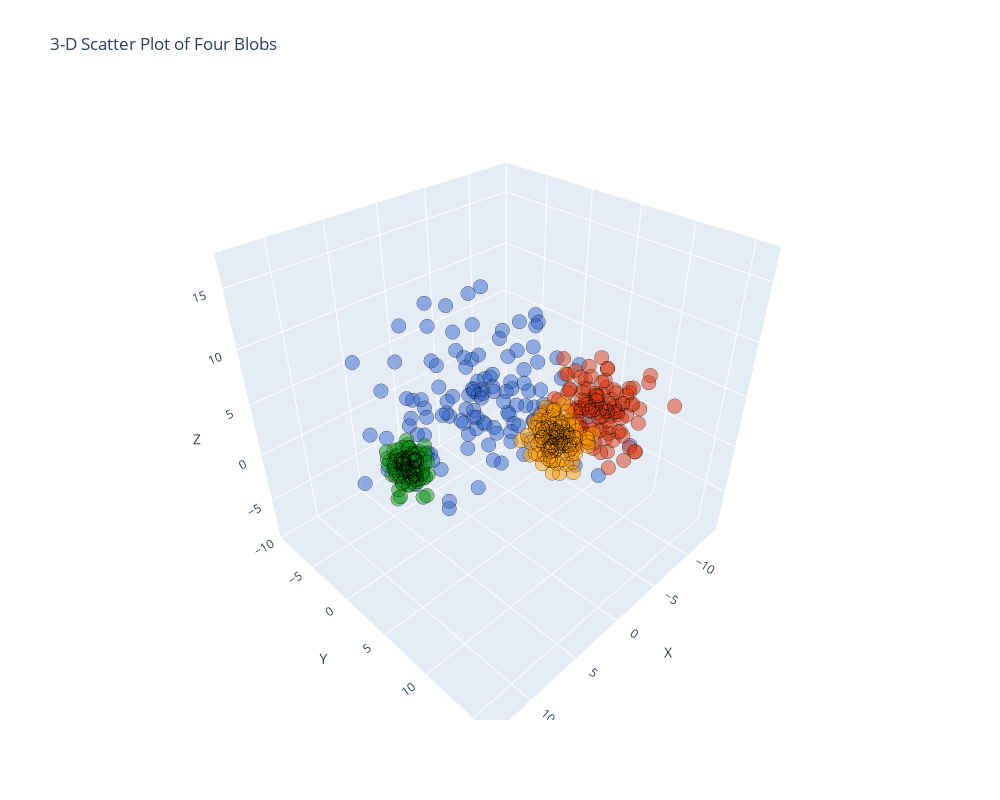

Notebook cell for this chart:
### Code cell
df = pd.DataFrame(X, columns=['X', 'Y', 'Z'])

fig =px.scatter_3d(df, x='X', y='Y', z='Z', color=labels_.astype(str), opacity=0.5, color_discrete_sequence=px.colors.qualitative.G10, title='3-D Scatter Plot of Four Blobs')

fig.update_traces(marker=dict(size=5, line=dict(width=1, color='black')), showlegend=False)
fig.update_layout(coloraxis_showscale=False, width=1000, height=800)
fig.show()
